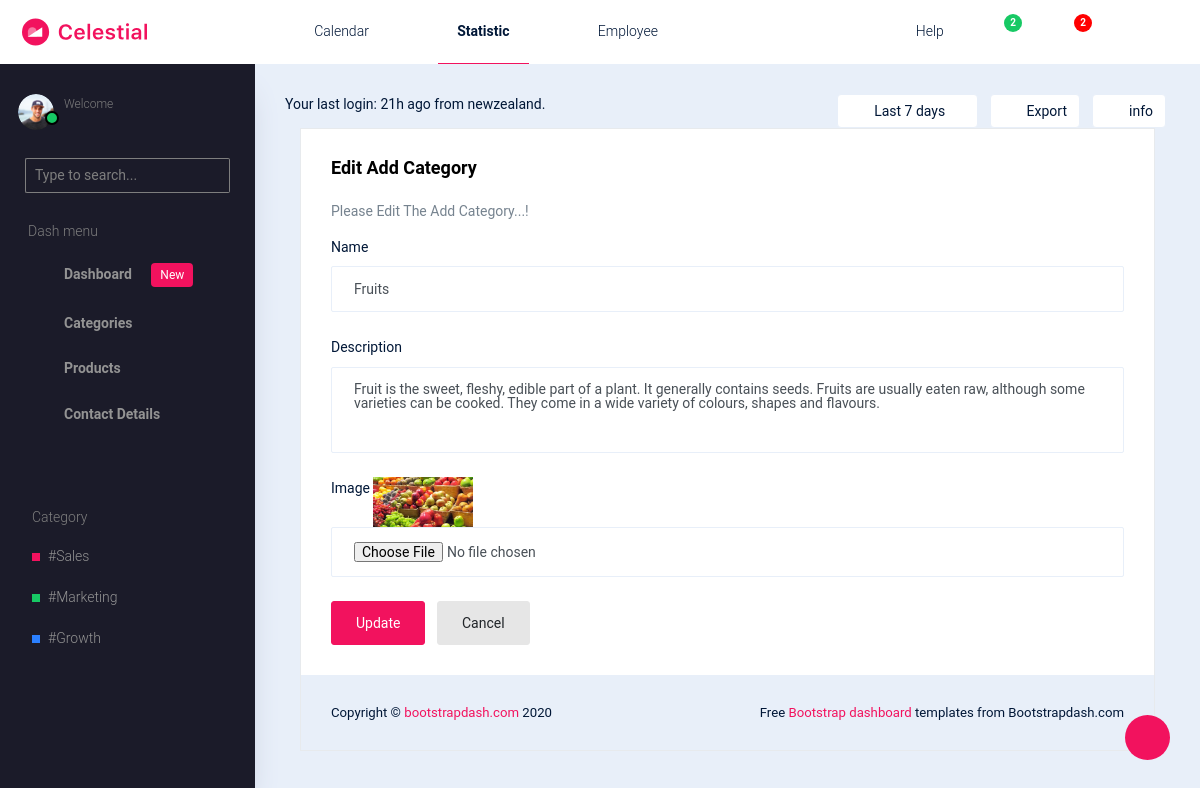
Screenshot of /Backend/edit_category/6/ with the database file from the repository.
### Backend/models.py (models this page shows)
class CategoryDb(models.Model):
    Name = models.CharField(max_length=100,null=True,blank=True)
    Description = models.CharField(max_length=100, null=True, blank=True)
    Category_Image = models.ImageField(upload_to="Category_Images",null=True,blank=True)

### Backend/views.py (the view)
# urls.py: path('edit_category/<int:Categoryid>/',views.edit_category,name="edit_category"),
def edit_category(request,Categoryid):
    data = CategoryDb.objects.get(id=Categoryid)
    return render(request,"Edit_Category.html", {'data':data})

### Backend/templates/Edit_Category.html (shortened to what this page needs)
<!DOCTYPE html>
{% extends 'index.html' %}
{% block content %}
<html lang="en">
<head>
</head>
<body>
<div class="col-12 grid-margin stretch-card">
              <div class="card">
                <div class="card-body">
                  <h4 class="card-title">Edit Add Category</h4>
                  <p class="card-description">
                    Please Edit The Add Category...!
                  </p>
                  <form class="forms-sample" method="post" action="{% url 'update_category' Categoryid=data.id %}" enctype="multipart/form-data">
                    <div class="form-group">
                      <label for="exampleInputName1">Name</label>
                      <input type="text" class="form-control" id="exampleInputName1" placeholder="Name" name="name" value="{{data.Name}}">
                    </div>
                     <div class="form-group">
                      <label for="exampleTextarea1">Description</label>
                      <textarea class="form-control" id="exampleTextarea1" rows="4"  name="description">{{data.Description}}</textarea>
                    </div>
                    <div class="form-group">
                      <label for="exampleInputName1">Image</label>
                        <img src="{{data.Category_Image.url}}" width="100px" height="50px" >
                      <input type="file" class="form-control" name="cg_image">
                    </div>
                    <button type="submit" class="btn btn-primary mr-2">Update</button>
                    <button class="btn btn-light">Cancel</button>
</body>
</html>
{% endblock %}

### rows the page displays
CategoryDb: name "Fruits", description "Fruit is the sweet, fleshy, edible part of a plant. It generally contains seeds. Fruits are usually eaten raw, although some varieties can be cooked. They come in a wide variety of colours, shapes and flavours.", Category_Image (picture)
